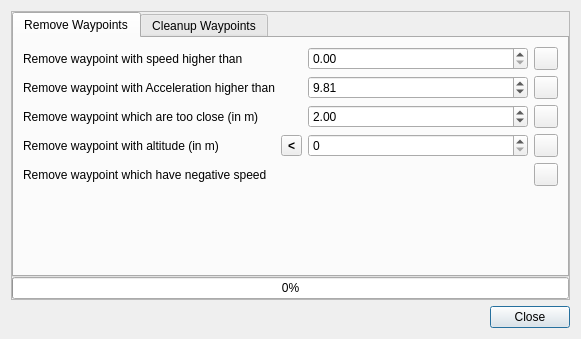
<?xml version="1.0" encoding="UTF-8"?>
<ui version="4.0">
 <class>FilterCleanupDialog</class>
 <widget class="QDialog" name="FilterCleanupDialog">
  <property name="windowModality">
   <enum>Qt::ApplicationModal</enum>
  </property>
  <property name="geometry">
   <rect>
    <x>0</x>
    <y>0</y>
    <width>581</width>
    <height>339</height>
   </rect>
  </property>
  <property name="windowTitle">
   <string>Dialog</string>
  </property>
  <layout class="QVBoxLayout" name="verticalLayout">
   <item>
    <widget class="QFrame" name="frame">
     <property name="sizePolicy">
      <sizepolicy hsizetype="Preferred" vsizetype="MinimumExpanding">
       <horstretch>0</horstretch>
       <verstretch>0</verstretch>
      </sizepolicy>
     </property>
     <property name="frameShape">
      <enum>QFrame::StyledPanel</enum>
     </property>
     <property name="frameShadow">
      <enum>QFrame::Raised</enum>
     </property>
     <layout class="QVBoxLayout" name="verticalLayout_2">
      <property name="spacing">
       <number>0</number>
      </property>
      <property name="margin">
       <number>0</number>
      </property>
      <item>
       <widget class="QTabWidget" name="tabWidget">
        <property name="currentIndex">
         <number>0</number>
        </property>
        <widget class="QWidget" name="tabWidgetPage1">
         <attribute name="title">
          <string>Remove Waypoints</string>
         </attribute>
         <layout class="QGridLayout" name="gridLayout">
          <item row="4" column="3">
           <widget class="QToolButton" name="toolButtonRemoveNegativeSpeed">
            <property name="icon">
             <iconset resource="../../GPSBook/icons/silk/silk_icons.qrc">
              <normaloff>:/icons/silk/tick.png</normaloff>:/icons/silk/tick.png</iconset>
            </property>
           </widget>
          </item>
          <item row="0" column="0">
           <widget class="QLabel" name="label">
            <property name="text">
             <string>Remove waypoint with speed higher than</string>
            </property>
           </widget>
          </item>
          <item row="0" column="2">
           <widget class="QDoubleSpinBox" name="doubleSpinBox">
            <property name="maximum">
             <double>9999999.000000000000000</double>
            </property>
           </widget>
          </item>
          <item row="0" column="3">
           <widget class="QToolButton" name="toolButtonRemoveHighSpeed">
            <property name="icon">
             <iconset resource="../../GPSBook/icons/silk/silk_icons.qrc">
              <normaloff>:/icons/silk/tick.png</normaloff>:/icons/silk/tick.png</iconset>
            </property>
           </widget>
          </item>
          <item row="1" column="0">
           <widget class="QLabel" name="label_3">
            <property name="text">
             <string>Remove waypoint with Acceleration higher than</string>
            </property>
           </widget>
          </item>
          <item row="1" column="2">
           <widget class="QDoubleSpinBox" name="doubleSpinBoxAcceleration">
            <property name="maximum">
             <double>9999999.000000000000000</double>
            </property>
            <property name="value">
             <double>9.810000000000000</double>
            </property>
           </widget>
          </item>
          <item row="1" column="3">
           <widget class="QToolButton" name="toolButtonRemoveHighAcceleration">
            <property name="icon">
             <iconset resource="../../GPSBook/icons/silk/silk_icons.qrc">
              <normaloff>:/icons/silk/tick.png</normaloff>:/icons/silk/tick.png</iconset>
            </property>
           </widget>
          </item>
          <item row="2" column="0">
           <widget class="QLabel" name="label_4">
            <property name="text">
             <string>Remove waypoint which are too close (in m)</string>
            </property>
           </widget>
          </item>
          <item row="2" column="2">
           <widget class="QDoubleSpinBox" name="doubleSpinBoxRadius">
            <property name="maximum">
             <double>9999999.000000000000000</double>
            </property>
            <property name="value">
             <double>2.000000000000000</double>
            </property>
           </widget>
          </item>
          <item row="2" column="3">
           <widget class="QToolButton" name="toolButtonRemoveRadius">
            <property name="icon">
             <iconset resource="../../GPSBook/icons/silk/silk_icons.qrc">
              <normaloff>:/icons/silk/tick.png</normaloff>:/icons/silk/tick.png</iconset>
            </property>
           </widget>
          </item>
          <item row="5" column="2">
           <spacer name="verticalSpacer">
            <property name="orientation">
             <enum>Qt::Vertical</enum>
            </property>
            <property name="sizeHint" stdset="0">
             <size>
              <width>20</width>
              <height>40</height>
             </size>
            </property>
           </spacer>
          </item>
          <item row="4" column="0" colspan="3">
           <widget class="QLabel" name="label_5">
            <property name="text">
             <string>Remove waypoint which have negative speed</string>
            </property>
           </widget>
          </item>
          <item row="3" column="0">
           <widget class="QLabel" name="label_6">
            <property name="text">
             <string>Remove waypoint with altitude (in m)</string>
            </property>
           </widget>
          </item>
          <item row="3" column="2">
           <widget class="QDoubleSpinBox" name="doubleSpinBoxAltitude">
            <property name="decimals">
             <number>0</number>
            </property>
            <property name="maximum">
             <double>9999999.000000000000000</double>
            </property>
            <property name="value">
             <double>0.000000000000000</double>
            </property>
           </widget>
          </item>
          <item row="3" column="3">
           <widget class="QToolButton" name="toolButtonRemoveLowerHigherAltitude">
            <property name="icon">
             <iconset resource="../../GPSBook/icons/silk/silk_icons.qrc">
              <normaloff>:/icons/silk/tick.png</normaloff>:/icons/silk/tick.png</iconset>
            </property>
           </widget>
          </item>
          <item row="3" column="1">
           <widget class="QToolButton" name="toolButtonHigherOrLowerAltitude">
            <property name="font">
             <font>
              <weight>75</weight>
              <bold>true</bold>
             </font>
            </property>
            <property name="text">
             <string notr="true">&lt;</string>
            </property>
           </widget>
          </item>
         </layout>
        </widget>
        <widget class="QWidget" name="tabWidgetPage2">
         <attribute name="title">
          <string>Cleanup Waypoints</string>
         </attribute>
         <widget class="QToolButton" name="toolButtonRemoveDesc">
          <property name="geometry">
           <rect>
            <x>360</x>
            <y>0</y>
            <width>30</width>
            <height>30</height>
           </rect>
          </property>
          <property name="icon">
           <iconset>
            <normaloff>:/icons/resources/media-playback-start.png</normaloff>:/icons/resources/media-playback-start.png</iconset>
          </property>
         </widget>
         <widget class="QLabel" name="label_2">
          <property name="geometry">
           <rect>
            <x>1</x>
            <y>0</y>
            <width>361</width>
            <height>30</height>
           </rect>
          </property>
          <property name="text">
           <string>Remove descriptions</string>
          </property>
         </widget>
        </widget>
       </widget>
      </item>
      <item>
       <widget class="QProgressBar" name="progressBar">
        <property name="value">
         <number>0</number>
        </property>
       </widget>
      </item>
     </layout>
    </widget>
   </item>
   <item>
    <widget class="QDialogButtonBox" name="buttonBox">
     <property name="orientation">
      <enum>Qt::Horizontal</enum>
     </property>
     <property name="standardButtons">
      <set>QDialogButtonBox::Close</set>
     </property>
    </widget>
   </item>
  </layout>
 </widget>
 <resources>
  <include location="../../GPSBook/icons/silk/silk_icons.qrc"/>
 </resources>
 <connections>
  <connection>
   <sender>buttonBox</sender>
   <signal>accepted()</signal>
   <receiver>FilterCleanupDialog</receiver>
   <slot>accept()</slot>
   <hints>
    <hint type="sourcelabel">
     <x>248</x>
     <y>254</y>
    </hint>
    <hint type="destinationlabel">
     <x>157</x>
     <y>274</y>
    </hint>
   </hints>
  </connection>
  <connection>
   <sender>buttonBox</sender>
   <signal>rejected()</signal>
   <receiver>FilterCleanupDialog</receiver>
   <slot>reject()</slot>
   <hints>
    <hint type="sourcelabel">
     <x>316</x>
     <y>260</y>
    </hint>
    <hint type="destinationlabel">
     <x>286</x>
     <y>274</y>
    </hint>
   </hints>
  </connection>
 </connections>
</ui>
